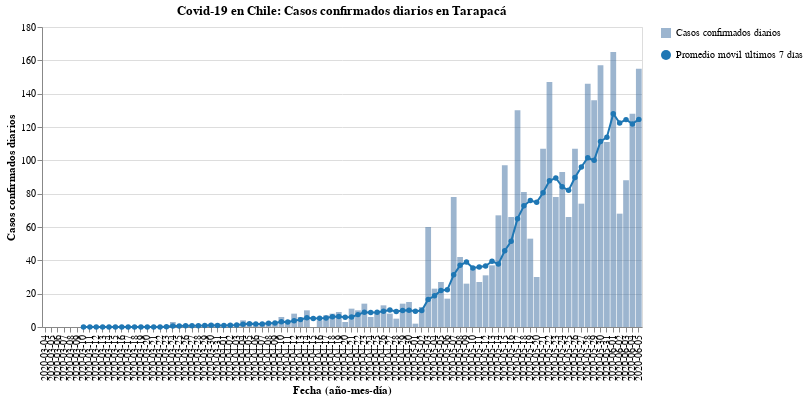

Notebook cell for this chart:
### Code cell
#hide_input
bars, line = my_cases_plot(region)
(bars + line).properties(
    title=f'Covid-19 en Chile: Casos confirmados diarios en {region}',
    width=600
)

### Figure 1 — Vega-Lite specification as saved in the notebook (floating-point values rounded to 4 significant figures)
{"config": {"view": {"continuousWidth": 400, "continuousHeight": 300}}, "layer": [{"mark": {"type": "bar", "opacity": 0.7}, "encoding": {"opacity": {"type": "nominal", "field": "Casos confirmados diarios", "legend": {"title": ""}}, "tooltip": [{"type": "nominal", "field": "Fecha"}, {"type": "quantitative", "field": "Casos confirmados"}], "x": {"type": "nominal", "axis": {"title": "Fecha (año-mes-día)"}, "field": "Fecha"}, "y": {"type": "quantitative", "axis": {"title": "Casos confirmados diarios"}, "field": "Casos confirmados"}}}, {"mark": {"type": "line", "color": "#1f77b4", "point": {"filled": true, "fill": "#1f77b4"}}, "encoding": {"shape": {"type": "nominal", "field": "Promedio móvil últimos 7 días", "legend": {"title": ""}}, "x": {"type": "nominal", "axis": {"title": "Fecha (año-mes-día)"}, "field": "Fecha"}, "y": {"type": "quantitative", "field": "Rolling"}}}], "data": {"name": "data-f15039ba87714837649e751fb041f989"}, "title": "Covid-19 en Chile: Casos confirmados diarios en Tarapacá", "width": 600, "$schema": "https://vega.github.io/schema/vega-lite/v4.8.1.json", "datasets": {"data-f15039ba87714837649e751fb041f989": [{"Fecha": "2020-03-04", "Casos confirmados": 0, "Rolling": null, "Casos confirmados diarios": "Casos confirmados diarios", "Promedio móvil últimos 7 días": "Promedio móvil últimos 7 días"}, {"Fecha": "2020-03-05", "Casos confirmados": 0, "Rolling": null, "Casos confirmados diarios": "Casos confirmados diarios", "Promedio móvil últimos 7 días": "Promedio móvil últimos 7 días"}, {"Fecha": "2020-03-06", "Casos confirmados": 0, "Rolling": null, "Casos confirmados diarios": "Casos confirmados diarios", "Promedio móvil últimos 7 días": "Promedio móvil últimos 7 días"}, {"Fecha": "2020-03-07", "Casos confirmados": 0, "Rolling": null, "Casos confirmados diarios": "Casos confirmados diarios", "Promedio móvil últimos 7 días": "Promedio móvil últimos 7 días"}, {"Fecha": "2020-03-08", "Casos confirmados": 0, "Rolling": null, "Casos confirmados diarios": "Casos confirmados diarios", "Promedio móvil últimos 7 días": "Promedio móvil últimos 7 días"}, {"Fecha": "2020-03-09", "Casos confirmados": 0, "Rolling": null, "Casos confirmados diarios": "Casos confirmados diarios", "Promedio móvil últimos 7 días": "Promedio móvil últimos 7 días"}, {"Fecha": "2020-03-10", "Casos confirmados": 0, "Rolling": 0.0, "Casos confirmados diarios": "Casos confirmados diarios", "Promedio móvil últimos 7 días": "Promedio móvil últimos 7 días"}, {"Fecha": "2020-03-11", "Casos confirmados": 0, "Rolling": 0.0, "Casos confirmados diarios": "Casos confirmados diarios", "Promedio móvil últimos 7 días": "Promedio móvil últimos 7 días"}, {"Fecha": "2020-03-12", "Casos confirmados": 0, "Rolling": 0.0, "Casos confirmados diarios": "Casos confirmados diarios", "Promedio móvil últimos 7 días": "Promedio móvil últimos 7 días"}, {"Fecha": "2020-03-13", "Casos confirmados": 0, "Rolling": 0.0, "Casos confirmados diarios": "Casos confirmados diarios", "Promedio móvil últimos 7 días": "Promedio móvil últimos 7 días"}, {"Fecha": "2020-03-14", "Casos confirmados": 0, "Rolling": 0.0, "Casos confirmados diarios": "Casos confirmados diarios", "Promedio móvil últimos 7 días": "Promedio móvil últimos 7 días"}, {"Fecha": "2020-03-15", "Casos confirmados": 0, "Rolling": 0.0, "Casos confirmados diarios": "Casos confirmados diarios", "Promedio móvil últimos 7 días": "Promedio móvil últimos 7 días"}, {"Fecha": "2020-03-16", "Casos confirmados": 0, "Rolling": 0.0, "Casos confirmados diarios": "Casos confirmados diarios", "Promedio móvil últimos 7 días": "Promedio móvil últimos 7 días"}, {"Fecha": "2020-03-17", "Casos confirmados": 0, "Rolling": 0.0, "Casos confirmados diarios": "Casos confirmados diarios", "Promedio móvil últimos 7 días": "Promedio móvil últimos 7 días"}, {"Fecha": "2020-03-18", "Casos confirmados": 0, "Rolling": 0.0, "Casos confirmados diarios": "Casos confirmados diarios", "Promedio móvil últimos 7 días": "Promedio móvil últimos 7 días"}, {"Fecha": "2020-03-19", "Casos confirmados": 0, "Rolling": 0.0, "Casos confirmados diarios": "Casos confirmados diarios", "Promedio móvil últimos 7 días": "Promedio móvil últimos 7 días"}, {"Fecha": "2020-03-20", "Casos confirmados": 0, "Rolling": 0.0, "Casos confirmados diarios": "Casos confirmados diarios", "Promedio móvil últimos 7 días": "Promedio móvil últimos 7 días"}, {"Fecha": "2020-03-21", "Casos confirmados": 0, "Rolling": 0.0, "Casos confirmados diarios": "Casos confirmados diarios", "Promedio móvil últimos 7 días": "Promedio móvil últimos 7 días"}, {"Fecha": "2020-03-22", "Casos confirmados": 0, "Rolling": 0.0, "Casos confirmados diarios": "Casos confirmados diarios", "Promedio móvil últimos 7 días": "Promedio móvil últimos 7 días"}, {"Fecha": "2020-03-23", "Casos confirmados": 1, "Rolling": 0.1429, "Casos confirmados diarios": "Casos confirmados diarios", "Promedio móvil últimos 7 días": "Promedio móvil últimos 7 días"}, {"Fecha": "2020-03-24", "Casos confirmados": 3, "Rolling": 0.5714, "Casos confirmados diarios": "Casos confirmados diarios", "Promedio móvil últimos 7 días": "Promedio móvil últimos 7 días"}, {"Fecha": "2020-03-25", "Casos confirmados": 0, "Rolling": 0.5714, "Casos confirmados diarios": "Casos confirmados diarios", "Promedio móvil últimos 7 días": "Promedio móvil últimos 7 días"}, {"Fecha": "2020-03-26", "Casos confirmados": 1, "Rolling": 0.7143, "Casos confirmados diarios": "Casos confirmados diarios", "Promedio móvil últimos 7 días": "Promedio móvil últimos 7 días"}, {"Fecha": "2020-03-27", "Casos confirmados": 0, "Rolling": 0.7143, "Casos confirmados diarios": "Casos confirmados diarios", "Promedio móvil últimos 7 días": "Promedio móvil últimos 7 días"}, {"Fecha": "2020-03-28", "Casos confirmados": 0, "Rolling": 0.7143, "Casos confirmados diarios": "Casos confirmados diarios", "Promedio móvil últimos 7 días": "Promedio móvil últimos 7 días"}, {"Fecha": "2020-03-29", "Casos confirmados": 1, "Rolling": 0.8571, "Casos confirmados diarios": "Casos confirmados diarios", "Promedio móvil últimos 7 días": "Promedio móvil últimos 7 días"}, {"Fecha": "2020-03-30", "Casos confirmados": 2, "Rolling": 1.0, "Casos confirmados diarios": "Casos confirmados diarios", "Promedio móvil últimos 7 días": "Promedio móvil últimos 7 días"}, {"Fecha": "2020-03-31", "Casos confirmados": 2, "Rolling": 0.8571, "Casos confirmados diarios": "Casos confirmados diarios", "Promedio móvil últimos 7 días": "Promedio móvil últimos 7 días"}, {"Fecha": "2020-04-01", "Casos confirmados": 0, "Rolling": 0.8571, "Casos confirmados diarios": "Casos confirmados diarios", "Promedio móvil últimos 7 días": "Promedio móvil últimos 7 días"}, {"Fecha": "2020-04-02", "Casos confirmados": 2, "Rolling": 1.0, "Casos confirmados diarios": "Casos confirmados diarios", "Promedio móvil últimos 7 días": "Promedio móvil últimos 7 días"}, {"Fecha": "2020-04-03", "Casos confirmados": 1, "Rolling": 1.143, "Casos confirmados diarios": "Casos confirmados diarios", "Promedio móvil últimos 7 días": "Promedio móvil últimos 7 días"}, {"Fecha": "2020-04-04", "Casos confirmados": 4, "Rolling": 1.714, "Casos confirmados diarios": "Casos confirmados diarios", "Promedio móvil últimos 7 días": "Promedio móvil últimos 7 días"}, {"Fecha": "2020-04-05", "Casos confirmados": 3, "Rolling": 2.0, "Casos confirmados diarios": "Casos confirmados diarios", "Promedio móvil últimos 7 días": "Promedio móvil últimos 7 días"}, {"Fecha": "2020-04-06", "Casos confirmados": 1, "Rolling": 1.857, "Casos confirmados diarios": "Casos confirmados diarios", "Promedio móvil últimos 7 días": "Promedio móvil últimos 7 días"}, {"Fecha": "2020-04-07", "Casos confirmados": 2, "Rolling": 1.857, "Casos confirmados diarios": "Casos confirmados diarios", "Promedio móvil últimos 7 días": "Promedio móvil últimos 7 días"}, {"Fecha": "2020-04-08", "Casos confirmados": 3, "Rolling": 2.286, "Casos confirmados diarios": "Casos confirmados diarios", "Promedio móvil últimos 7 días": "Promedio móvil últimos 7 días"}, {"Fecha": "2020-04-09", "Casos confirmados": 3, "Rolling": 2.429, "Casos confirmados diarios": "Casos confirmados diarios", "Promedio móvil últimos 7 días": "Promedio móvil últimos 7 días"}, {"Fecha": "2020-04-10", "Casos confirmados": 6, "Rolling": 3.143, "Casos confirmados diarios": "Casos confirmados diarios", "Promedio móvil últimos 7 días": "Promedio móvil últimos 7 días"}, {"Fecha": "2020-04-11", "Casos confirmados": 3, "Rolling": 3.0, "Casos confirmados diarios": "Casos confirmados diarios", "Promedio móvil últimos 7 días": "Promedio móvil últimos 7 días"}, {"Fecha": "2020-04-12", "Casos confirmados": 8, "Rolling": 3.714, "Casos confirmados diarios": "Casos confirmados diarios", "Promedio móvil últimos 7 días": "Promedio móvil últimos 7 días"}, {"Fecha": "2020-04-13", "Casos confirmados": 6, "Rolling": 4.429, "Casos confirmados diarios": "Casos confirmados diarios", "Promedio móvil últimos 7 días": "Promedio móvil últimos 7 días"}, {"Fecha": "2020-04-14", "Casos confirmados": 10, "Rolling": 5.571, "Casos confirmados diarios": "Casos confirmados diarios", "Promedio móvil últimos 7 días": "Promedio móvil últimos 7 días"}, {"Fecha": "2020-04-15", "Casos confirmados": 0, "Rolling": 5.143, "Casos confirmados diarios": "Casos confirmados diarios", "Promedio móvil últimos 7 días": "Promedio móvil últimos 7 días"}, {"Fecha": "2020-04-16", "Casos confirmados": 4, "Rolling": 5.286, "Casos confirmados diarios": "Casos confirmados diarios", "Promedio móvil últimos 7 días": "Promedio móvil últimos 7 días"}, {"Fecha": "2020-04-17", "Casos confirmados": 7, "Rolling": 5.429, "Casos confirmados diarios": "Casos confirmados diarios", "Promedio móvil últimos 7 días": "Promedio móvil últimos 7 días"}, {"Fecha": "2020-04-18", "Casos confirmados": 8, "Rolling": 6.143, "Casos confirmados diarios": "Casos confirmados diarios", "Promedio móvil últimos 7 días": "Promedio móvil últimos 7 días"}, {"Fecha": "2020-04-19", "Casos confirmados": 9, "Rolling": 6.286, "Casos confirmados diarios": "Casos confirmados diarios", "Promedio móvil últimos 7 días": "Promedio móvil últimos 7 días"}, {"Fecha": "2020-04-20", "Casos confirmados": 3, "Rolling": 5.857, "Casos confirmados diarios": "Casos confirmados diarios", "Promedio móvil últimos 7 días": "Promedio móvil últimos 7 días"}, {"Fecha": "2020-04-21", "Casos confirmados": 11, "Rolling": 6.0, "Casos confirmados diarios": "Casos confirmados diarios", "Promedio móvil últimos 7 días": "Promedio móvil últimos 7 días"}, {"Fecha": "2020-04-22", "Casos confirmados": 10, "Rolling": 7.429, "Casos confirmados diarios": "Casos confirmados diarios", "Promedio móvil últimos 7 días": "Promedio móvil últimos 7 días"}, {"Fecha": "2020-04-23", "Casos confirmados": 14, "Rolling": 8.857, "Casos confirmados diarios": "Casos confirmados diarios", "Promedio móvil últimos 7 días": "Promedio móvil últimos 7 días"}, {"Fecha": "2020-04-24", "Casos confirmados": 6, "Rolling": 8.714, "Casos confirmados diarios": "Casos confirmados diarios", "Promedio móvil últimos 7 días": "Promedio móvil últimos 7 días"}, {"Fecha": "2020-04-25", "Casos confirmados": 9, "Rolling": 8.857, "Casos confirmados diarios": "Casos confirmados diarios", "Promedio móvil últimos 7 días": "Promedio móvil últimos 7 días"}, {"Fecha": "2020-04-26", "Casos confirmados": 13, "Rolling": 9.429, "Casos confirmados diarios": "Casos confirmados diarios", "Promedio móvil últimos 7 días": "Promedio móvil últimos 7 días"}, {"Fecha": "2020-04-27", "Casos confirmados": 8, "Rolling": 10.14, "Casos confirmados diarios": "Casos confirmados diarios", "Promedio móvil últimos 7 días": "Promedio móvil últimos 7 días"}, {"Fecha": "2020-04-28", "Casos confirmados": 5, "Rolling": 9.286, "Casos confirmados diarios": "Casos confirmados diarios", "Promedio móvil últimos 7 días": "Promedio móvil últimos 7 días"}, {"Fecha": "2020-04-29", "Casos confirmados": 14, "Rolling": 9.857, "Casos confirmados diarios": "Casos confirmados diarios", "Promedio móvil últimos 7 días": "Promedio móvil últimos 7 días"}, {"Fecha": "2020-04-30", "Casos confirmados": 15, "Rolling": 10.0, "Casos confirmados diarios": "Casos confirmados diarios", "Promedio móvil últimos 7 días": "Promedio móvil últimos 7 días"}, {"Fecha": "2020-05-01", "Casos confirmados": 2, "Rolling": 9.429, "Casos confirmados diarios": "Casos confirmados diarios", "Promedio móvil últimos 7 días": "Promedio móvil últimos 7 días"}, {"Fecha": "2020-05-02", "Casos confirmados": 12, "Rolling": 9.857, "Casos confirmados diarios": "Casos confirmados diarios", "Promedio móvil últimos 7 días": "Promedio móvil últimos 7 días"}, {"Fecha": "2020-05-03", "Casos confirmados": 60, "Rolling": 16.57, "Casos confirmados diarios": "Casos confirmados diarios", "Promedio móvil últimos 7 días": "Promedio móvil últimos 7 días"}, {"Fecha": "2020-05-04", "Casos confirmados": 23, "Rolling": 18.71, "Casos confirmados diarios": "Casos confirmados diarios", "Promedio móvil últimos 7 días": "Promedio móvil últimos 7 días"}, {"Fecha": "2020-05-05", "Casos confirmados": 27, "Rolling": 21.86, "Casos confirmados diarios": "Casos confirmados diarios", "Promedio móvil últimos 7 días": "Promedio móvil últimos 7 días"}, {"Fecha": "2020-05-06", "Casos confirmados": 17, "Rolling": 22.29, "Casos confirmados diarios": "Casos confirmados diarios", "Promedio móvil últimos 7 días": "Promedio móvil últimos 7 días"}, {"Fecha": "2020-05-07", "Casos confirmados": 78, "Rolling": 31.29, "Casos confirmados diarios": "Casos confirmados diarios", "Promedio móvil últimos 7 días": "Promedio móvil últimos 7 días"}, {"Fecha": "2020-05-08", "Casos confirmados": 42, "Rolling": 37.0, "Casos confirmados diarios": "Casos confirmados diarios", "Promedio móvil últimos 7 días": "Promedio móvil últimos 7 días"}, {"Fecha": "2020-05-09", "Casos confirmados": 26, "Rolling": 39.0, "Casos confirmados diarios": "Casos confirmados diarios", "Promedio móvil últimos 7 días": "Promedio móvil últimos 7 días"}, {"Fecha": "2020-05-10", "Casos confirmados": 35, "Rolling": 35.43, "Casos confirmados diarios": "Casos confirmados diarios", "Promedio móvil últimos 7 días": "Promedio móvil últimos 7 días"}, {"Fecha": "2020-05-11", "Casos confirmados": 27, "Rolling": 36.0, "Casos confirmados diarios": "Casos confirmados diarios", "Promedio móvil últimos 7 días": "Promedio móvil últimos 7 días"}, {"Fecha": "2020-05-12", "Casos confirmados": 31, "Rolling": 36.57, "Casos confirmados diarios": "Casos confirmados diarios", "Promedio móvil últimos 7 días": "Promedio móvil últimos 7 días"}, {"Fecha": "2020-05-13", "Casos confirmados": 37, "Rolling": 39.43, "Casos confirmados diarios": "Casos confirmados diarios", "Promedio móvil últimos 7 días": "Promedio móvil últimos 7 días"}, {"Fecha": "2020-05-14", "Casos confirmados": 67, "Rolling": 37.86, "Casos confirmados diarios": "Casos confirmados diarios", "Promedio móvil últimos 7 días": "Promedio móvil últimos 7 días"}, {"Fecha": "2020-05-15", "Casos confirmados": 97, "Rolling": 45.71, "Casos confirmados diarios": "Casos confirmados diarios", "Promedio móvil últimos 7 días": "Promedio móvil últimos 7 días"}, {"Fecha": "2020-05-16", "Casos confirmados": 66, "Rolling": 51.43, "Casos confirmados diarios": "Casos confirmados diarios", "Promedio móvil últimos 7 días": "Promedio móvil últimos 7 días"}, {"Fecha": "2020-05-17", "Casos confirmados": 130, "Rolling": 65.0, "Casos confirmados diarios": "Casos confirmados diarios", "Promedio móvil últimos 7 días": "Promedio móvil últimos 7 días"}, {"Fecha": "2020-05-18", "Casos confirmados": 81, "Rolling": 72.71, "Casos confirmados diarios": "Casos confirmados diarios", "Promedio móvil últimos 7 días": "Promedio móvil últimos 7 días"}, {"Fecha": "2020-05-19", "Casos confirmados": 53, "Rolling": 75.86, "Casos confirmados diarios": "Casos confirmados diarios", "Promedio móvil últimos 7 días": "Promedio móvil últimos 7 días"}, {"Fecha": "2020-05-20", "Casos confirmados": 30, "Rolling": 74.86, "Casos confirmados diarios": "Casos confirmados diarios", "Promedio móvil últimos 7 días": "Promedio móvil últimos 7 días"}, {"Fecha": "2020-05-21", "Casos confirmados": 107, "Rolling": 80.57, "Casos confirmados diarios": "Casos confirmados diarios", "Promedio móvil últimos 7 días": "Promedio móvil últimos 7 días"}, {"Fecha": "2020-05-22", "Casos confirmados": 147, "Rolling": 87.71, "Casos confirmados diarios": "Casos confirmados diarios", "Promedio móvil últimos 7 días": "Promedio móvil últimos 7 días"}, {"Fecha": "2020-05-23", "Casos confirmados": 78, "Rolling": 89.43, "Casos confirmados diarios": "Casos confirmados diarios", "Promedio móvil últimos 7 días": "Promedio móvil últimos 7 días"}, {"Fecha": "2020-05-24", "Casos confirmados": 93, "Rolling": 84.14, "Casos confirmados diarios": "Casos confirmados diarios", "Promedio móvil últimos 7 días": "Promedio móvil últimos 7 días"}, {"Fecha": "2020-05-25", "Casos confirmados": 66, "Rolling": 82.0, "Casos confirmados diarios": "Casos confirmados diarios", "Promedio móvil últimos 7 días": "Promedio móvil últimos 7 días"}, {"Fecha": "2020-05-26", "Casos confirmados": 107, "Rolling": 89.71, "Casos confirmados diarios": "Casos confirmados diarios", "Promedio móvil últimos 7 días": "Promedio móvil últimos 7 días"}, {"Fecha": "2020-05-27", "Casos confirmados": 74, "Rolling": 96.0, "Casos confirmados diarios": "Casos confirmados diarios", "Promedio móvil últimos 7 días": "Promedio móvil últimos 7 días"}, {"Fecha": "2020-05-28", "Casos confirmados": 146, "Rolling": 101.6, "Casos confirmados diarios": "Casos confirmados diarios", "Promedio móvil últimos 7 días": "Promedio móvil últimos 7 días"}, {"Fecha": "2020-05-29", "Casos confirmados": 136, "Rolling": 100.0, "Casos confirmados diarios": "Casos confirmados diarios", "Promedio móvil últimos 7 días": "Promedio móvil últimos 7 días"}, {"Fecha": "2020-05-30", "Casos confirmados": 157, "Rolling": 111.3, "Casos confirmados diarios": "Casos confirmados diarios", "Promedio móvil últimos 7 días": "Promedio móvil últimos 7 días"}, {"Fecha": "2020-05-31", "Casos confirmados": 111, "Rolling": 113.9, "Casos confirmados diarios": "Casos confirmados diarios", "Promedio móvil últimos 7 días": "Promedio móvil últimos 7 días"}, {"Fecha": "2020-06-01", "Casos confirmados": 165, "Rolling": 128.0, "Casos confirmados diarios": "Casos confirmados diarios", "Promedio móvil últimos 7 días": "Promedio móvil últimos 7 días"}, {"Fecha": "2020-06-02", "Casos confirmados": 68, "Rolling": 122.4, "Casos confirmados diarios": "Casos confirmados diarios", "Promedio móvil últimos 7 días": "Promedio móvil últimos 7 días"}, {"Fecha": "2020-06-03", "Casos confirmados": 88, "Rolling": 124.4, "Casos confirmados diarios": "Casos confirmados diarios", "Promedio móvil últimos 7 días": "Promedio móvil últimos 7 días"}, {"Fecha": "2020-06-04", "Casos confirmados": 128, "Rolling": 121.9, "Casos confirmados diarios": "Casos confirmados diarios", "Promedio móvil últimos 7 días": "Promedio móvil últimos 7 días"}, {"Fecha": "2020-06-05", "Casos confirmados": 155, "Rolling": 124.6, "Casos confirmados diarios": "Casos confirmados diarios", "Promedio móvil últimos 7 días": "Promedio móvil últimos 7 días"}]}}
